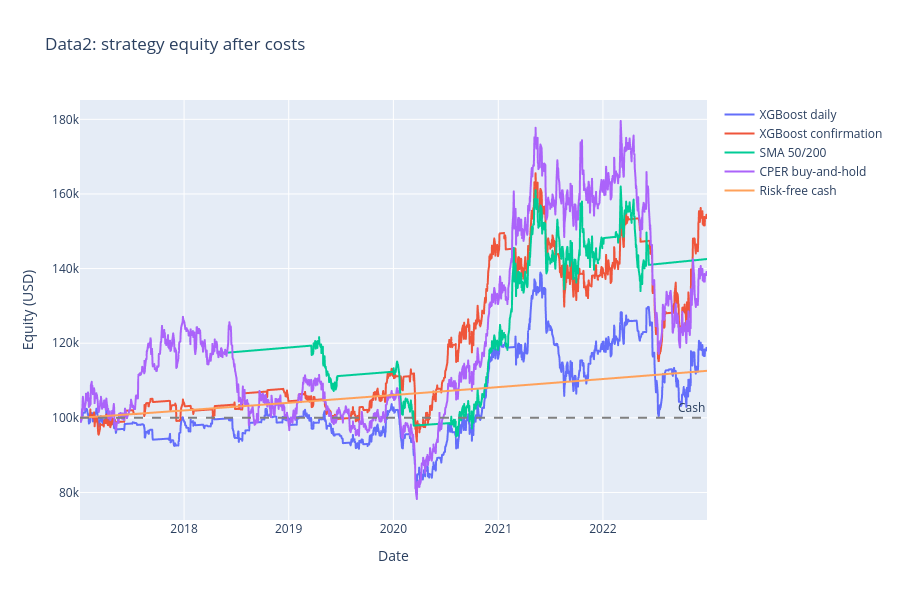

Notebook cell for this chart:
### Code cell
import plotly.express as px

equity = pd.DataFrame({name: result["equity"] for name, result in results.items()})
equity["Risk-free cash"] = risk_free_equity
fig = px.line(
    equity,
    title="Data2: strategy equity after costs",
    labels={"value": "Equity (USD)", "variable": "", "date": "Date"},
)
fig.add_hline(
    y=initial_cash, line_dash="dash", line_color="gray", annotation_text="Cash"
)
fig.update_layout(hovermode="x unified", height=600)
fig.show()

### Figure 1 — Plotly figure (JSON) as saved in the notebook; plotly's stock layout.template omitted (floating-point values rounded to 4 significant figures; data arrays with more than 128 entries replaced by an {"elided": "..."} marker saying what was removed)
{"data": [{"hovertemplate": "=XGBoost daily<br>Date=%{x}<br>Equity (USD)=%{y}<extra></extra>", "legendgroup": "XGBoost daily", "line": {"color": "#636efa", "dash": "solid"}, "marker": {"symbol": "circle"}, "mode": "lines", "name": "XGBoost daily", "showlegend": true, "type": "scattergl", "x": {"elided": "1510 str values"}, "xaxis": "x", "y": {"elided": "1510 float values"}, "yaxis": "y"}, {"hovertemplate": "=XGBoost confirmation<br>Date=%{x}<br>Equity (USD)=%{y}<extra></extra>", "legendgroup": "XGBoost confirmation", "line": {"color": "#EF553B", "dash": "solid"}, "marker": {"symbol": "circle"}, "mode": "lines", "name": "XGBoost confirmation", "showlegend": true, "type": "scattergl", "x": {"elided": "1510 str values"}, "xaxis": "x", "y": {"elided": "1510 float values"}, "yaxis": "y"}, {"hovertemplate": "=SMA 50/200<br>Date=%{x}<br>Equity (USD)=%{y}<extra></extra>", "legendgroup": "SMA 50/200", "line": {"color": "#00cc96", "dash": "solid"}, "marker": {"symbol": "circle"}, "mode": "lines", "name": "SMA 50/200", "showlegend": true, "type": "scattergl", "x": {"elided": "1510 str values"}, "xaxis": "x", "y": {"elided": "1510 float values"}, "yaxis": "y"}, {"hovertemplate": "=CPER buy-and-hold<br>Date=%{x}<br>Equity (USD)=%{y}<extra></extra>", "legendgroup": "CPER buy-and-hold", "line": {"color": "#ab63fa", "dash": "solid"}, "marker": {"symbol": "circle"}, "mode": "lines", "name": "CPER buy-and-hold", "showlegend": true, "type": "scattergl", "x": {"elided": "1510 str values"}, "xaxis": "x", "y": {"elided": "1510 float values"}, "yaxis": "y"}, {"hovertemplate": "=Risk-free cash<br>Date=%{x}<br>Equity (USD)=%{y}<extra></extra>", "legendgroup": "Risk-free cash", "line": {"color": "#FFA15A", "dash": "solid"}, "marker": {"symbol": "circle"}, "mode": "lines", "name": "Risk-free cash", "showlegend": true, "type": "scattergl", "x": {"elided": "1510 str values"}, "xaxis": "x", "y": {"elided": "1510 float values"}, "yaxis": "y"}], "layout": {"annotations": [{"showarrow": false, "text": "Cash", "x": 1, "xanchor": "right", "xref": "x domain", "y": 100000, "yanchor": "bottom", "yref": "y"}], "height": 600, "hovermode": "x unified", "legend": {"title": {"text": ""}, "tracegroupgap": 0}, "shapes": [{"line": {"color": "gray", "dash": "dash"}, "type": "line", "x0": 0, "x1": 1, "xref": "x domain", "y0": 100000, "y1": 100000, "yref": "y"}], "title": {"text": "Data2: strategy equity after costs"}, "xaxis": {"anchor": "y", "domain": [0, 1], "title": {"text": "Date"}}, "yaxis": {"anchor": "x", "domain": [0, 1], "title": {"text": "Equity (USD)"}}}}
